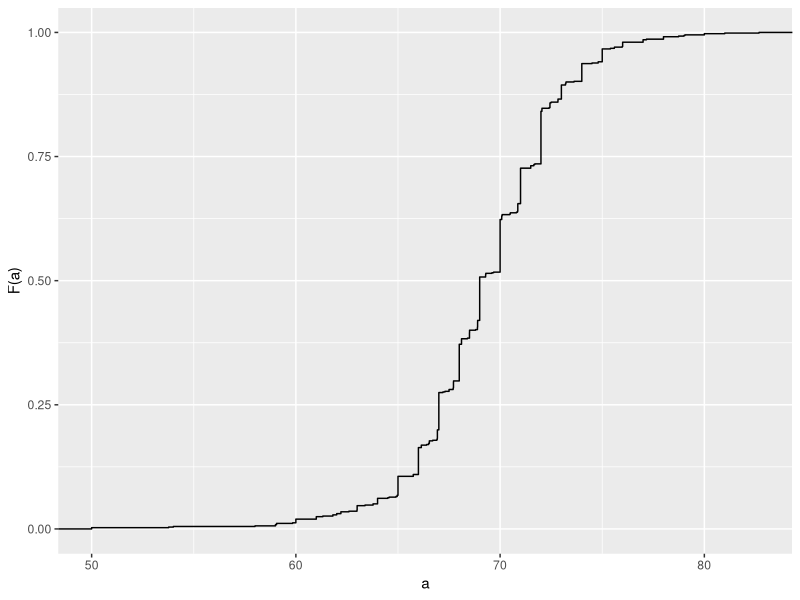
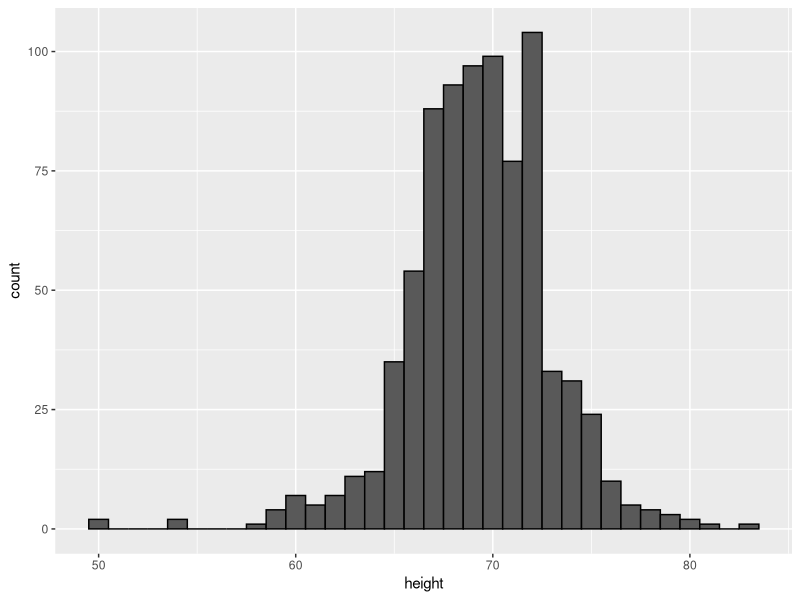
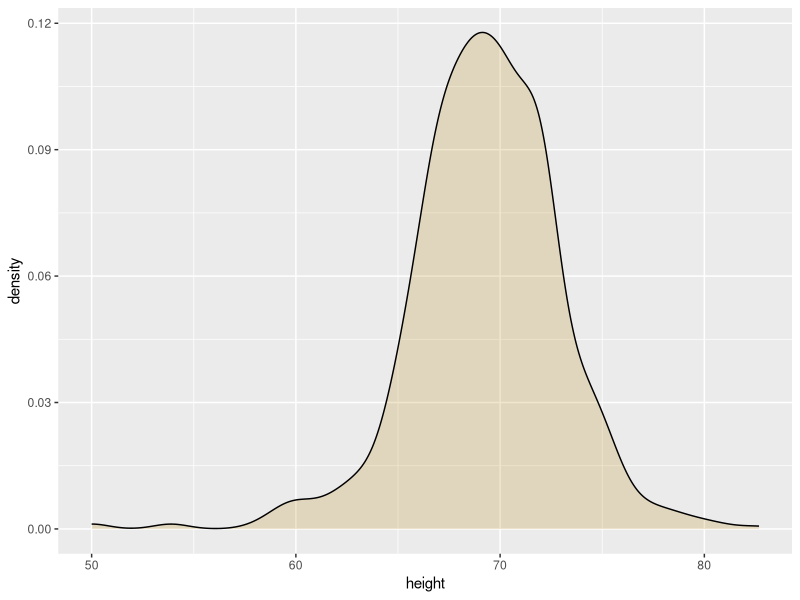
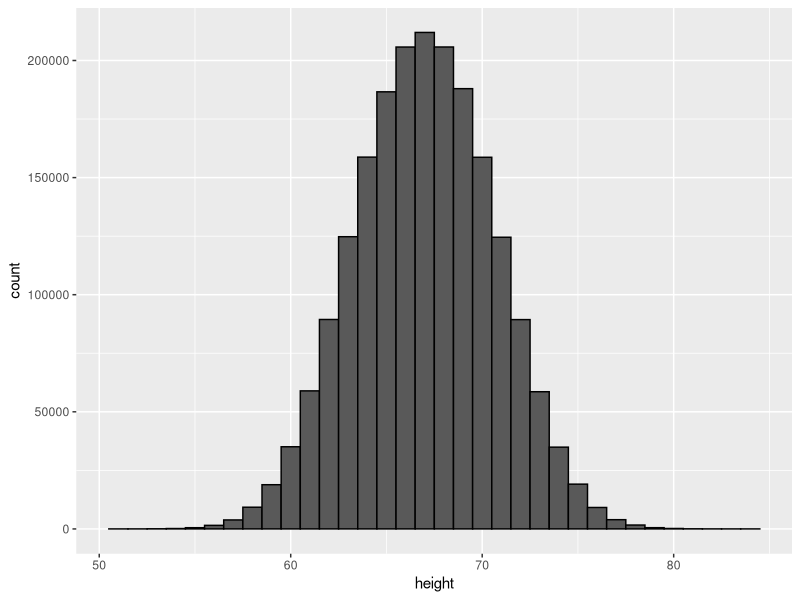
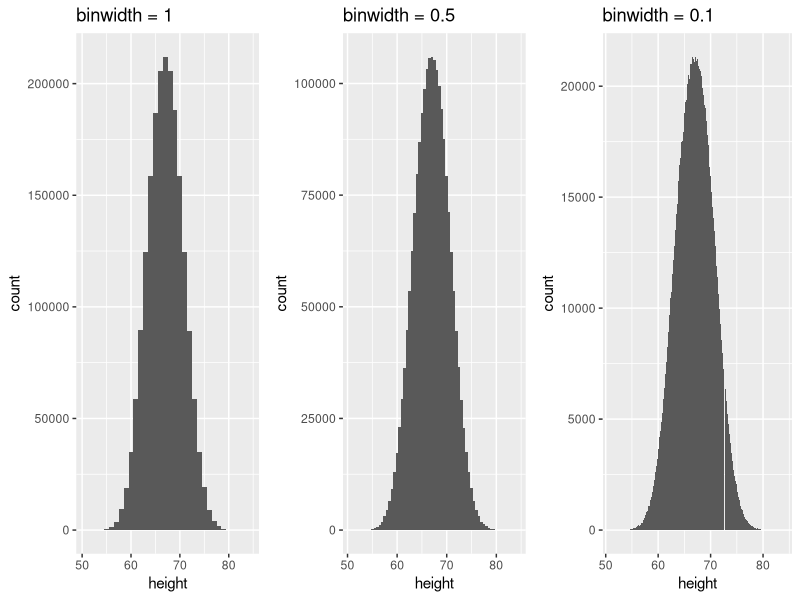
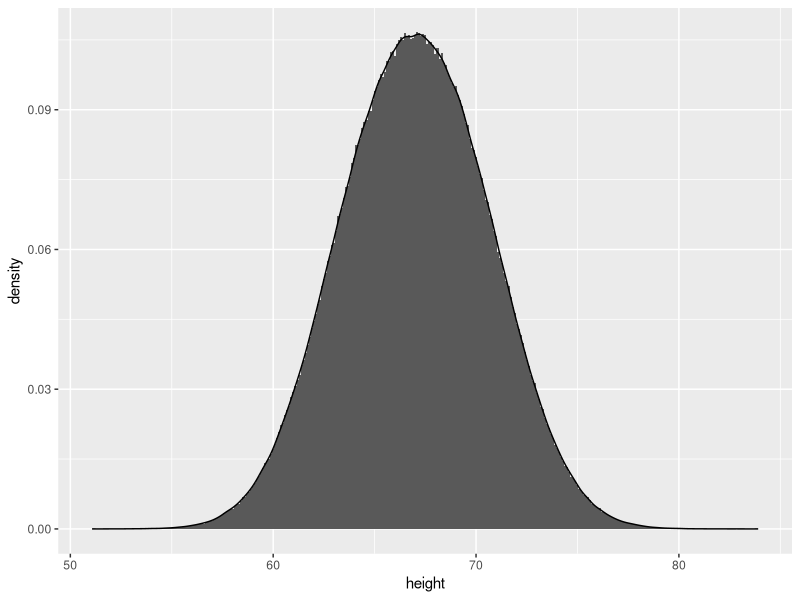
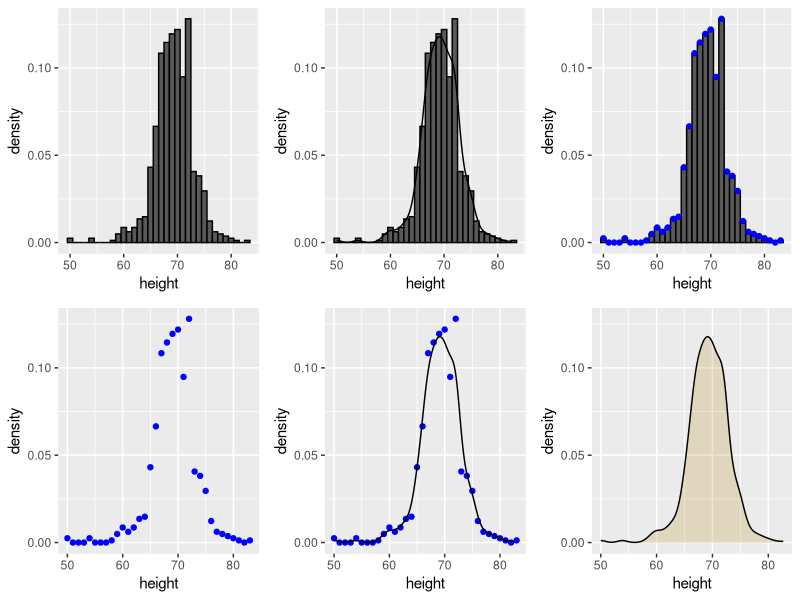
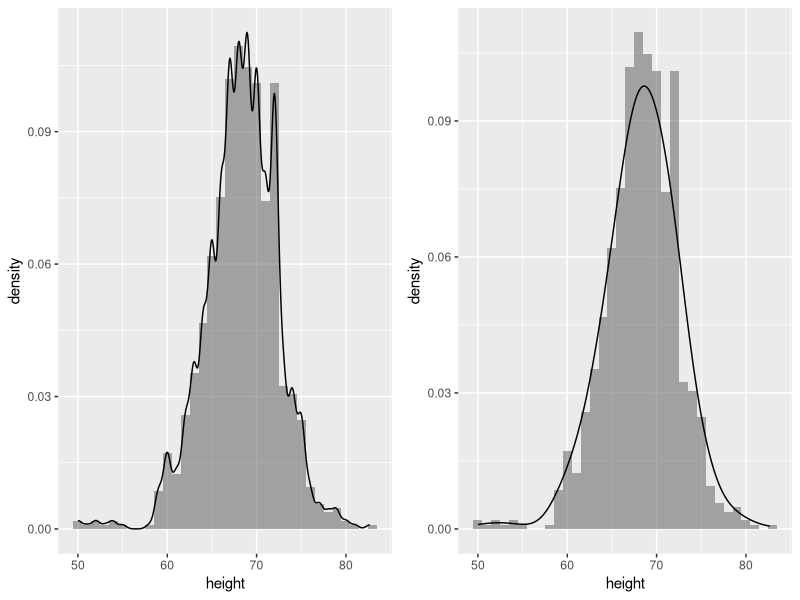

These charts were generated, in order, by the following R code:
## ---- chunk 1
prop.table(table(state.region))
## ---- chunk 2
library(tidyverse)
library(dslabs)
data("heights")
## ---- chunk 3
heights |>
  filter(sex == "Male") |>
  ggplot(aes(height)) +
  stat_ecdf() +
  ylab("F(a)") + xlab("a")
## ---- chunk 4
heights |>
  filter(sex == "Male") |>
  ggplot(aes(height)) +
  geom_histogram(binwidth = 1, 
                 color = "black")
## ---- chunk 5
heights |>
  filter(sex == "Male") |>
  ggplot(aes(height)) +
  geom_density(fill = "darkgoldenrod", 
               alpha = .2)
## ---- chunk 6
set.seed(1988)
x <- data.frame(height = c(rnorm(1000000, 69, 3),
                           rnorm(1000000, 65, 3)))
x |> ggplot(aes(height)) + geom_histogram(binwidth = 1, color = "black")
## ---- chunk 7
xplt <- x |> ggplot(aes(height))
p1 <- xplt + geom_histogram(binwidth = 1) + ggtitle("binwidth = 1")
p2 <- xplt + geom_histogram(binwidth = 0.5) + ggtitle("binwidth = 0.5")
p3 <- xplt + geom_histogram(binwidth = 0.1) + ggtitle("binwidth = 0.1")
library(gridExtra)
grid.arrange(p1, p2, p3, nrow = 1)
## ---- chunk 8
xplt +
  geom_histogram(aes(y = ..density..), binwidth = 0.1) +
  geom_line(stat = "density")
## ---- chunk 9
hist1 <- 
  heights |>
  filter(sex == "Male") |>
  ggplot(aes(height)) +
  geom_histogram(aes(y = ..density..),
                 binwidth = 1,
                 color = "black")
hist2 <- 
  hist1 +
  geom_line(stat = "density")
hist3 <- 
  hist1 +
  geom_point(data = ggplot_build(hist2)$data[[1]],
             aes(x,y),
             col = "blue")
hist4 <- 
  ggplot() +
  geom_point(data = ggplot_build(hist2)$data[[1]],
             aes(x,y),
             col = "blue") +
  xlab("height") + ylab("density")
hist5 <- 
  hist4 +
  geom_line(data = ggplot_build(hist2)$data[[2]], aes(x,y))
hist6 <- 
  heights |>
  filter(sex == "Male") |>
  ggplot(aes(height)) +
  geom_density(alpha = 0.2,
               fill = "darkgoldenrod",
               col = 0) +
  geom_line(stat = "density") +
  scale_y_continuous(limits = layer_scales(hist2)$y$range$range)

grid.arrange(hist1, hist2, hist3, hist4, hist5, hist6, nrow=2)
## ---- chunk 10
tmp <- 
  heights |> 
  ggplot(aes(height)) +
  geom_histogram(aes(y = ..density..),
                 binwidth = 1,
                 alpha = 0.5)
p1 <- tmp +
  geom_line(stat = "density", adjust = 0.5)
p2 <- tmp +
  geom_line(stat = "density", adjust = 2)

grid.arrange(p1, p2, ncol=2)
## ---- chunk 11
d <- with(heights, density(height[sex == "Male"]))
tmp <- data.frame(height = d$x, density = d$y)
tmp |>
  ggplot(aes(height, density)) +
  geom_line() +
  geom_area(aes(x = height, density),
            data = filter(tmp, between(height, 65, 68)),
            alpha = 0.4,
            fill = "darkgoldenrod")
## ---- chunk 12
heights |>
  filter(sex == "Male") |>
  ggplot(aes(height)) +
  geom_density(alpha = 0.4,
            fill = "darkgoldenrod")
## ---- chunk 13
data("murders")
ds_theme_set()
str(murders)
## ---- chunk 14
murders |>
  group_by(region) |>
  summarise(n = n()) |>
  mutate(Proportion = n / sum(n),
         region = reorder(region, Proportion)) |>
  ggplot(aes(region, Proportion, fill = region)) +
  geom_bar(stat = "identity", show.legend = FALSE) +
  xlab("")
## ---- chunk 15
heights |>
  filter(sex == "Male") |>
  ggplot(aes(height)) +
  stat_ecdf() +
  ylab("F(a)") + xlab("a")
## ---- chunk 16
str(murders)
## ---- chunk 17
murders |>  
  mutate(murder_rate = total / population * 10^5) |>
  ggplot(aes(murder_rate)) +
  stat_ecdf()
## ---- chunk 18
heights |>
  filter(sex == "Male") |>
  ggplot(aes(height)) +
  geom_histogram(binwidth = 1, color = "black")
## ---- chunk 19
murders |>
  ggplot(aes(population/10^6)) +
  geom_density(fill = "darkgoldenrod") +
  scale_x_log10()
## ---- chunk 20
murders |>
  ggplot(aes(population / 10^6)) +
  xlab("Population in millions") ->
  tmp
p1 <- 
  tmp +
  geom_density(bw = 5, fill = "grey") +
  ggtitle("1")
p2 <- 
  tmp +
  geom_density(bw = .05, fill = "grey") +
  scale_x_log10() +
  ggtitle("2")
p3 <- 
  tmp +
  geom_density(bw = 1, fill = "grey") +
  scale_x_log10() +
  ggtitle("3")
grid.arrange(p1, p2, p3, ncol = 2)
## ---- chunk 21
m <- 0; s <- 1
norm_dist <- 
  data.frame(x = seq(-4, 4, len = 50) * s + m) |> 
  mutate(density = dnorm(x, m, s))
norm_dist |> 
  ggplot(aes(x,density)) + 
  geom_line()
## ---- chunk 22
index <- heights$sex == "Male"
x <- heights$height[index]
str(x)
## ---- chunk 23
y <- heights |>
  filter(sex == "Male") |>
  pull(height)
identical(x, y)
## ---- chunk 24
options(digits = 3)
m <- mean(x)
s <- sd(x)
c(average = m, sd = s)
## ---- chunk 25
norm_dist <- 
  data.frame(x = seq(-4, 4, len=50)*s + m) |> 
  mutate(density = dnorm(x, m, s))
heights |> 
  filter(sex == "Male") |> 
  ggplot(aes(height)) +
  geom_density(fill="#0099FF") +
  geom_line(aes(x, density),  
            data = norm_dist, 
            lwd=1.5) 
## ---- chunk 26
z <- scale(x)
mean(abs(z) < 2)
## ---- chunk 27
pnorm(-1.96)
## ---- chunk 28
qnorm(0.975)
## ---- chunk 29
qnorm(0.975,
      mean = 5,
      sd = 2)
## ---- chunk 30
mean(x <= 69.5)
## ---- chunk 31
p <- seq(0.05, 0.95, 0.05)
## ---- chunk 32
sample_quantiles <- quantile(x, p)
sample_quantiles
## ---- chunk 33
theoretical_quantiles <- qnorm(p, mean(x), sd(x))
theoretical_quantiles
## ---- chunk 34
qplot(theoretical_quantiles, sample_quantiles) +
  geom_abline()
## ---- chunk 35
sample_quantiles <- quantile(z, p)
theoretical_quantiles <- qnorm(p) 
qplot(theoretical_quantiles, sample_quantiles) + 
  geom_abline()
## ---- chunk 36
heights |>
  filter(sex == "Male") |>
  ggplot(aes(sample = scale(height))) +
  geom_qq() +
  geom_abline()
## ---- chunk 37
data(murders)
murders <- murders |>
  mutate(rate = total / population * 10^5)
library(gridExtra)
p1 <- 
  murders |>
  ggplot(aes(rate)) +
  geom_histogram(binwidth = 0.5, color = "black") +
  ggtitle("Histogram")
p2 <- 
  murders |> 
  ggplot(aes(sample=rate)) + 
  geom_qq(dparams=summarize(murders, mean=mean(rate), sd=sd(rate))) +
  geom_abline() + 
  ggtitle("QQ-plot")
grid.arrange(p1, p2, ncol = 2)
## ---- chunk 38
murders |>
  ggplot(aes("", rate)) +
  geom_boxplot() +
  coord_cartesian(xlim = c(0, 2)) +
  xlab("")
## ---- chunk 39
heights |> 
  ggplot(aes(x=sex, y=height, fill=sex)) +
  geom_boxplot()
## ---- chunk 40
p1 <- heights |>
  ggplot(aes(height)) +
  geom_density(fill = "olivedrab2") +
  xlab("Women's heights")
p2 <- heights |>
  ggplot(aes(sample = scale(height))) +
  geom_qq() + geom_abline() +
  ylab("Standard Units")
grid.arrange(p1, p2, ncol = 2)
## ---- chunk 41
heights |>
  filter(sex == "Female") |>
  slice_min(height, n = 5) |>
  pull(height)
